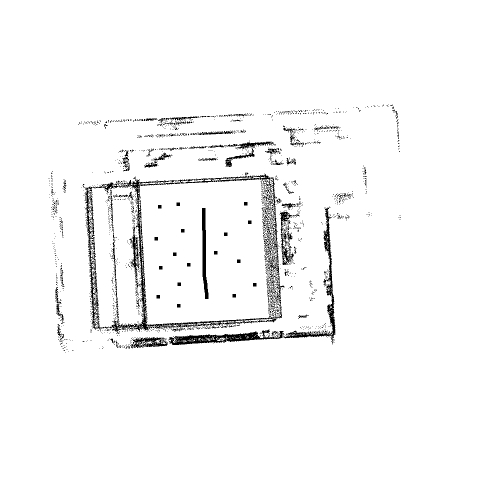
#> input picture fc_planner/test4.pgm, 1000 x 1000 px (shown at 1/2 size)
$ python free_space_map.py
#> lines starting #> are read from the running program, lines starting #| are printed output that depends on the picture; after the words box and inside, x2 and y2 are one past the last pixel; in counts of white or black regions, pixels touching at a corner belong together
"""
Free Space Map
"""

import os

import matplotlib.patches as patches
import matplotlib.pyplot as plt
import matplotlib.transforms as transforms
import numpy as np

from pose import Pose


class FreeSpaceMap:
    def __init__(self, map_file_name):  ### 라이다 슬램을 기반하여 생성된 gridmap을 planning에 사용할 수 있도록 도와주는 class, visualize도 구현됨
#> called with map_file_name = 'test4.pgm'
        self.free_space = 255           ### 254는 흰색, 205는 회색
        self.resolution = 0.1  # [m]  픽셀과 미터사이의 변환을 다음과 같이 할 수 있음 --> 경로 생성에 사용되는 변수
        self.actual_resolution = 0.05  # 실제 맵 해상도
        self.scale_factor =  self.actual_resolution / self.resolution
        self.resolution_inverse = int(1 / self.resolution)

        self.parking_width = self._m_to_px(1)   ## 사용되는 값은 미터인데 실제 사용되는 값은 픽셀이기 때문에 이렇게 함
        self.parking_length = self._m_to_px(1)

        self.vehicle_width = self._m_to_px(0.7)
        self.vehicle_front_length = self._m_to_px(0.5)
        self.vehicle_rear_length = self._m_to_px(0.5)
        self.vehicle_length = self.vehicle_front_length + self.vehicle_rear_length

        self.translation = (-49.4, -48.7)
        self.rotation_angle = np.radians(0)

        map_file_path = os.path.join(os.path.dirname(__file__), map_file_name)  ## 입력 받은 파일 이름
        with open(map_file_path, "rb") as map_image:
            self.map = plt.imread(map_image)      ## self.map으로 받음. np.array로서 픽셀에 해당하는 색상값 가짐 // plt.imread 는 이미지 읽어오는 함수
#> self.map is the input picture: shape (1000, 1000); 97% white; black in thin lines or dots, all inside (x1, y1, x2, y2) = (97, 209, 801, 705)

        self.lot_width = self._px_to_m(self.map.shape[1])
#> self.lot_width = 100
        print(self.lot_width,"wigth",self.map.shape[1])
#| 100.0 wigth 1000
        self.lot_height = self._px_to_m(self.map.shape[0])
#> self.lot_height = 100
        print(self.lot_height,"height",self.map.shape[0])
#| 100.0 height 1000

        self.drop_off_spot = ()  ## 각각 세가지 값들 입력 받게 됨
        self.goal_state = ()
        self.parking_space = ()

        fig = plt.figure()
        self.ax = fig.add_subplot(111)

    def get_grid_index(self, x, y):
        return x + y * self.lot_width

    # [11 lines left out: functions is_not_on_obstacle, _is_on_obstacle, not called in this run]

    def set_drop_off_spot(self, x, y, theta):
        self.drop_off_spot = (x, y, theta)

    # [6 lines left out: function get_drop_off_spot, not called in this run]

    def set_goal_state(self, x, y, theta):
        self.goal_state = (x, y, theta)

    def set_goal_state_pose(self, pose):
        self.goal_state = (self._m_to_px(pose.x), self._m_to_px(pose.y), np.degrees(pose.theta))

    # [6 lines left out: function get_goal_state, not called in this run]

    def set_parking_space(self, x, y, theta):
        self.parking_space = (x, y, theta)

    # [6 lines left out: function get_parking_space, not called in this run]

    def plot_map(self):  ## visualization 부분
        plt.imshow(self.map, cmap="gray")
        print("polot")
        if self.drop_off_spot:
            self._draw_vehicle_pose(self.drop_off_spot, "blue")

        if self.goal_state:
            self._draw_vehicle_pose(self.goal_state, "yellow")

        if self.parking_space:
            self._draw_parking_space(self.parking_space, "red")

        if self.drop_off_spot and self.goal_state:
            print("ssss")
            self.ax.set(
                xlim=[
                    min(self.drop_off_spot[0], self.goal_state[0]) - 800,
                    max(self.drop_off_spot[0], self.goal_state[0]) + 800
                ],
                ylim=[
                    min(self.drop_off_spot[1], self.goal_state[1]) - 1000,
                    max(self.drop_off_spot[1], self.goal_state[1]) + 1000
                ]
            )
        else:
            print("else")
            self.ax.set(
                xlim=[0, self.map.shape[1]], ylim=[0, self.map.shape[0]]
            )

    # [22 lines left out: functions plot_process, plot_route, not called in this run]


    def plot_show(self):
        if self.drop_off_spot:
            self._draw_vehicle_pose(self.drop_off_spot, "blue")

        if self.goal_state:
            self._draw_vehicle_pose(self.goal_state, "yellow")

        if self.parking_space:
            self._draw_parking_space(self.parking_space, "red")

        plt.show()
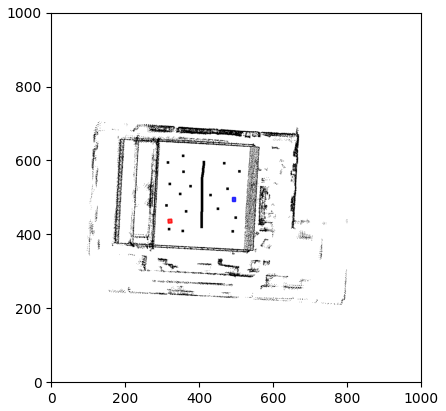
#> figure drawn by matplotlib, 1 panel

    def _draw_parking_space(self, pose, color):
        rotation = np.radians(pose[2] - 90)
        x = pose[0] - self.parking_width / 2 * np.cos(rotation) + self.vehicle_rear_length * np.sin(rotation)
        y = pose[1] - self.parking_width / 2 * np.sin(rotation) - self.vehicle_rear_length * np.cos(rotation)
        parking_space = patches.Rectangle((x, y), self.parking_width, self.parking_length, color=color, alpha=0.50)
        t = transforms.Affine2D().rotate_deg_around(
            pose[0], pose[1], (pose[2] - 90)
        ) + self.ax.transData
        parking_space.set_transform(t)
        self.ax.add_patch(parking_space)

    def _draw_vehicle_pose(self, pose, color):
        rotation = np.radians(pose[2])
        x = pose[0] - self.vehicle_rear_length * np.cos(rotation) + self.vehicle_width / 2 * np.sin(rotation)
        y = pose[1] - self.vehicle_rear_length / 2 * np.sin(rotation) - self.vehicle_width / 2 * np.cos(rotation)
        parking_space = patches.Rectangle((x, y), self.vehicle_length, self.vehicle_width, color=color, alpha=0.50)
        t = transforms.Affine2D().rotate_deg_around(
            pose[0], pose[1], pose[2]
        ) + self.ax.transData
        parking_space.set_transform(t)
        self.ax.add_patch(parking_space)

    def _m_to_px(self, m):   ## 미터 --> 픽셀
        return int(m * self.resolution_inverse)

    def _px_to_m(self, px):  ## 픽셀 --> 미터
        return px * self.resolution

    # [24 lines left out: functions transform_path, save_path_to_file, not called in this run]


if __name__ == "__main__":
    free_space_map = FreeSpaceMap("test4.pgm")
    free_space_map.set_drop_off_spot(494, 487, 90)
    free_space_map.set_parking_space(330, 447, -85)
    free_space_map.plot_map()
    free_space_map.plot_show()

$ run again, with fc_planner/test2.pgm copied over fc_planner/test4.pgm
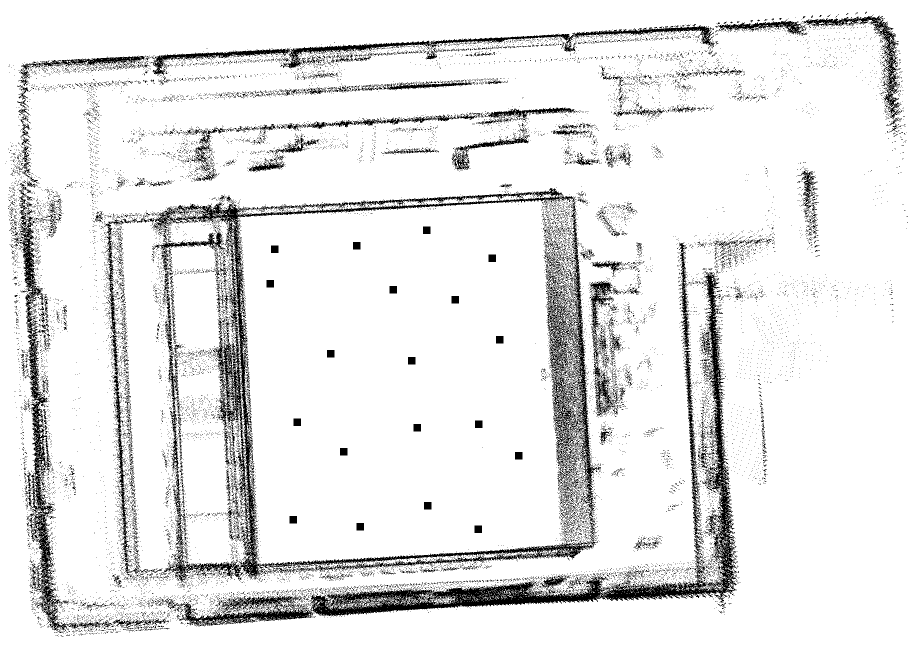
#> input picture fc_planner/test2.pgm, 1815 x 1293 px (shown at 1/2 size)
#> in __init__, self.map is the input picture: shape (1293, 1815); 90.6% white; black in thin lines or dots
#| 181.5 wigth 1815
#| 129.3 height 1293
#> in plot_show, `plt.show()`:
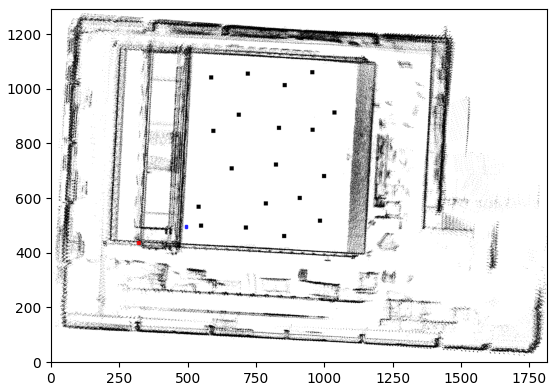
#> figure drawn by matplotlib, 1 panel

$ run again, with fc_planner/co.pgm copied over fc_planner/test4.pgm
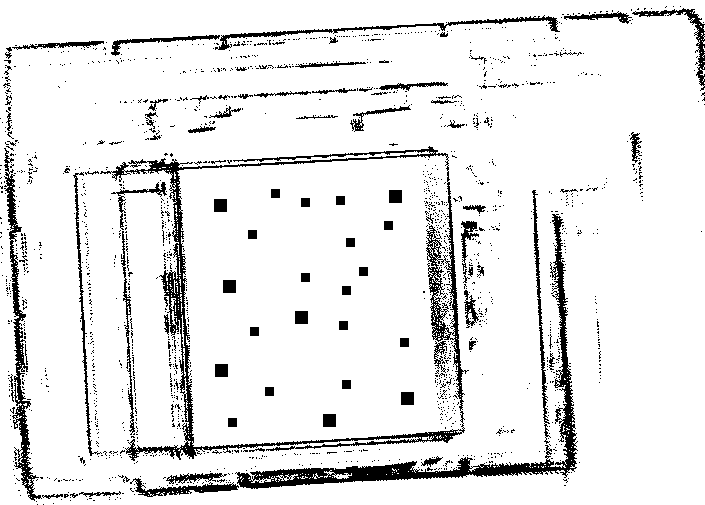
#> input picture fc_planner/co.pgm, 705 x 505 px
#> in __init__, self.map is the input picture: shape (505, 705); 90.9% white; 1669 black regions (1579 under 20 px), largest, box (x1, y1, x2, y2) and area: (100, 146, 469, 461) 7777, (235, 214, 578, 489) 5936, (4, 148, 42, 501) 2358
#| 70.5 wigth 705
#| 50.5 height 505
#> in plot_show, `plt.show()`:
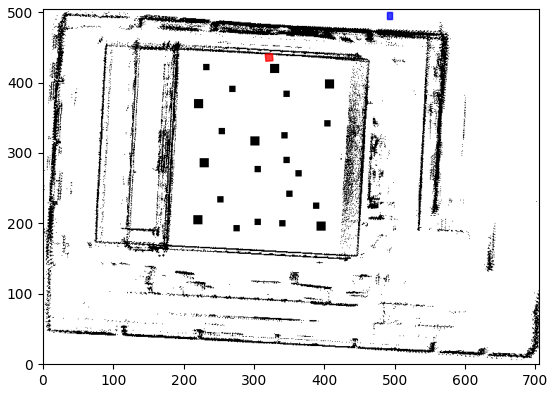
#> figure drawn by matplotlib, 1 panel
